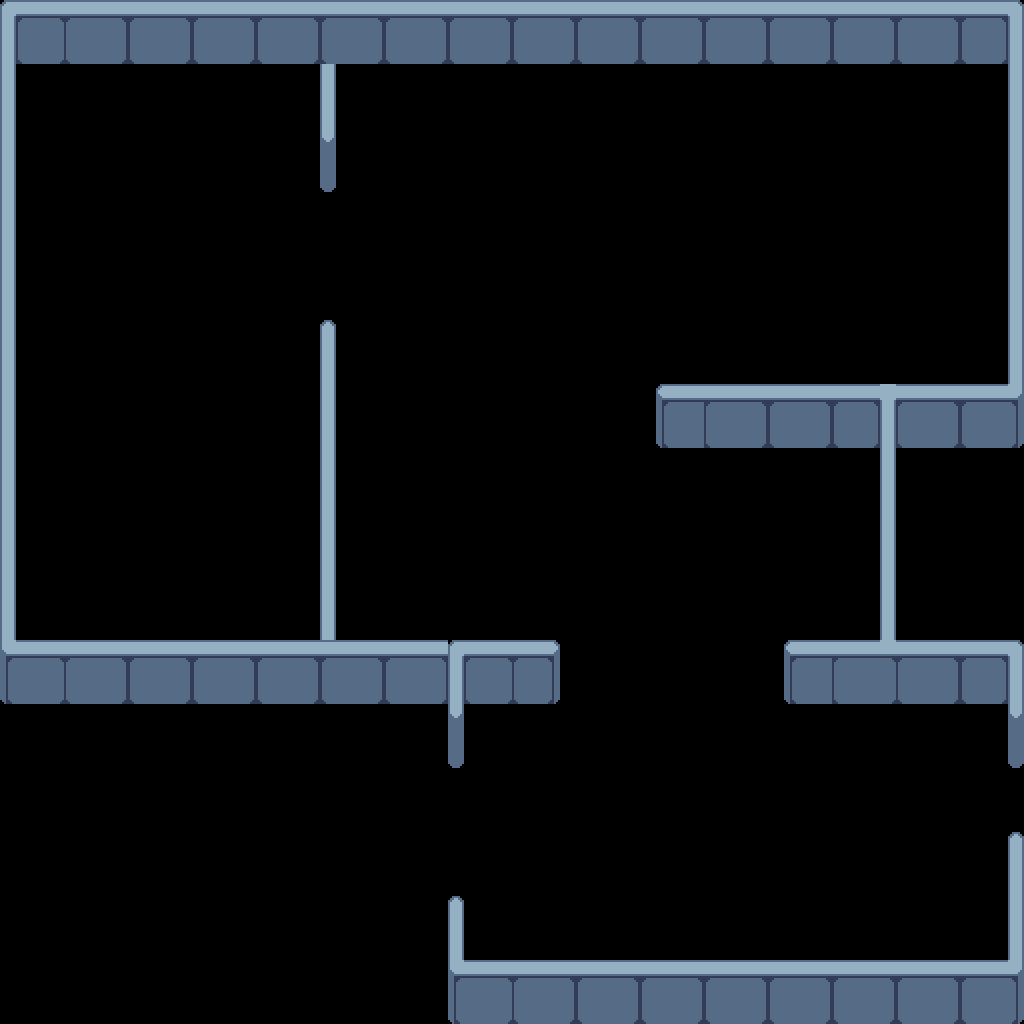

This game map was drawn from its Tiled (.tmx) file and the tilesets committed beside it. A one-line description and the trimmed map source follow:
An orthogonal 16x16 tile map with 64x64 px tiles, 1 tile layer (ground2), 4 tilesets and 1 object.

<map version="1.10" tiledversion="1.11.2" orientation="orthogonal" renderorder="right-down" width="16" height="16" tilewidth="64" tileheight="64" infinite="0" nextlayerid="5" nextobjectid="3">
 <tileset firstgid="1" source="tileset x21215.tsx" />
 <tileset firstgid="852" source="tools.tsx" />
 <tileset firstgid="853" source="OIzIsJ.tsx" />
 <tileset firstgid="854" source="tileset x2.tsx" />
 <objectgroup id="3" name="tool">
  <properties>
   <property name="type" value="tool" />
  </properties>
  <object id="1" gid="853" x="65.6471" y="957.882" width="64" height="64">
   <properties>
    <property name="type" value="tool" />
   </properties>
  </object>
 </objectgroup>
 <layer id="1" name="ground2" width="16" height="16">
  <properties>
   <property name="collision" type="bool" value="true" />
  </properties>
  <data>[256 cells, 229 non-empty, 19 distinct tile ids]</data>
 </layer>
</map>
